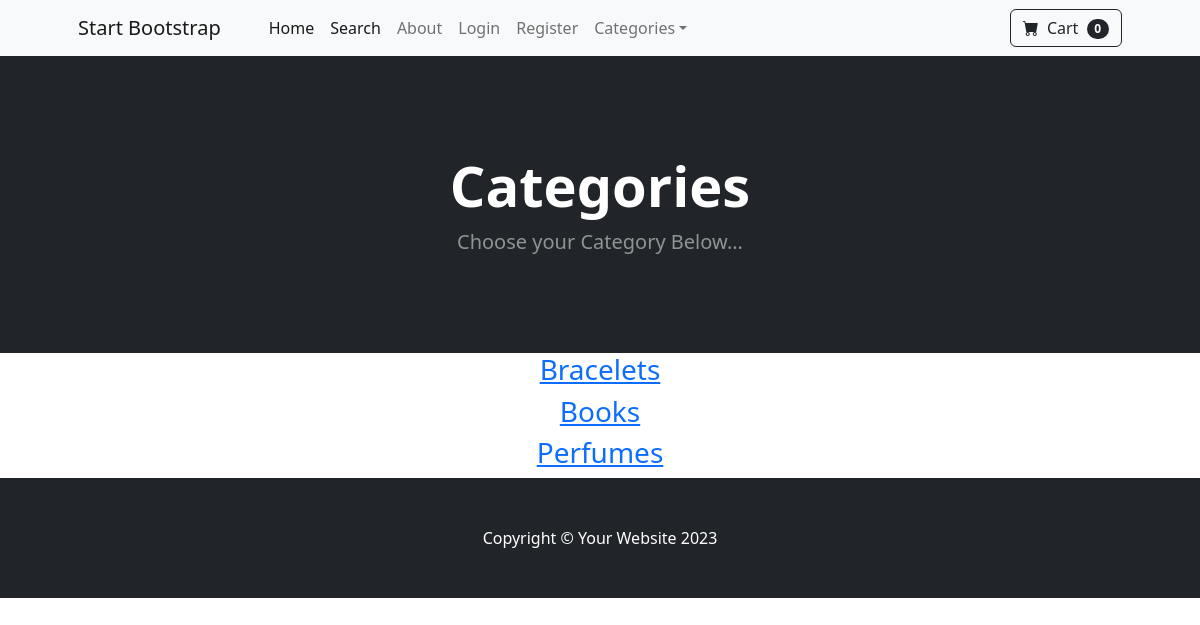
Before: /category_summary/ with the older database file.
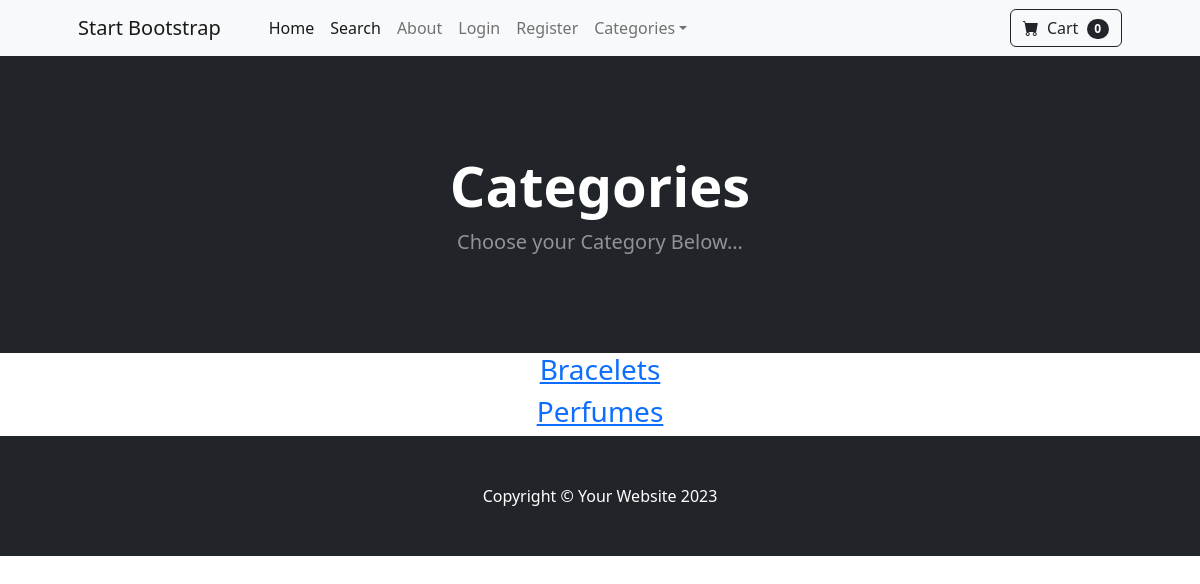
After: the same page with the newer database file.
### store/models.py (models this page shows)
class Category(models.Model):
    name = models.CharField(max_length=50)
    def __str__(self):
        return self.name
    class Meta:
        verbose_name_plural = 'Categories'

### store/views.py (the view)
# urls.py: path("category_summary/", views.category_summary, name = 'category_summary'),
def category_summary(request):
    categories = Category.objects.all()
    return render(request, 'category_summary.html', {'categories': categories})

### cart/cart.py (called while the page is built)
    def __len__(self):
        return len(self.cart)

### cart/context_processors.py (called while the page is built)
def cart(requests):
    return {'cart' : Cart(requests)}

### store/templates/category_summary.html
{% extends 'base.html' %}
{% block content %}
<header class="bg-dark py-5">
            <div class="container px-4 px-lg-5 my-5">
                <div class="text-center text-white">
                    <h1 class="display-4 fw-bolder">Categories</h1>
                    <p class="lead fw-normal text-white-50 mb-0">Choose your Category Below...</p>
                </div>
            </div>
        </header>
        <div class = 'container'>
                <div class="row">
                    <center>
                        <div class="col-8">
                                {% for category in categories %}
                                    <h3><a href="{% url 'category' category %}">{{ category }}</a></h3>
                                {% endfor %}
                        </div>
                    </center>
                </div>
        </div>
{% endblock %}

### store/templates/base.html (shortened to what this page needs)
{% load static %}
<!DOCTYPE html>
<html lang="en">
    <head>
        <link href="https://cdn.jsdelivr.net/npm/bootstrap-icons@1.5.0/font/bootstrap-icons.css" rel="stylesheet" />
        <link href="{% static 'css/styles.css' %}" rel="stylesheet"/>
    </head>
    <body>
        {% include 'navbar.html' %}
        {% block content %}
        {% endblock %}
        <footer class="py-5 bg-dark">
            <div class="container"><p class="m-0 text-center text-white">Copyright &copy; Your Website 2023</p></div>
        </footer>
    </body>
</html>

### store/templates/navbar.html (shortened to what this page needs)
<nav class="navbar navbar-expand-lg navbar-light bg-light">
            <div class="container px-4 px-lg-5">
                <a class="navbar-brand" href="{% url 'home' %}">Start Bootstrap</a>
                <div class="collapse navbar-collapse" id="navbarSupportedContent">
                    <ul class="navbar-nav me-auto mb-2 mb-lg-0 ms-lg-4">
                        <li class="nav-item"><a class="nav-link active" aria-current="page" href="{% url 'home' %}">Home</a></li>
                        <li class="nav-item"><a class="nav-link active" aria-current="page" href="{% url 'search' %}">Search</a></li>
                        <li class="nav-item"><a class="nav-link" href="{% url 'about' %}">About</a></li>
                        {% if user.is_authenticated %}
                            <li class="nav-item dropdown">
                            <a class="nav-link dropdown-toggle" id="navbarDropdown" href="#" role="button" data-bs-toggle="dropdown" aria-expanded="false">Profile</a>
                            <ul class="dropdown-menu" aria-labelledby="navbarDropdown">
                                <li><a class="dropdown-item" href="{% url 'update_user' %}">User Profile</a></li>
                                <li><hr class="dropdown-divider" /></li>
                                <li><a class="dropdown-item" href="{% url 'update_info' %}">User Info</a></li>
                            </ul>
                        </li>
                            <li class="nav-item"><a class="nav-link" href="{% url 'logout' %}">Logout</a></li>
                        {% else %}
                            <li class="nav-item"><a class="nav-link" href="{% url 'login' %}">Login</a></li>
                            <li class="nav-item"><a class="nav-link" href="{% url 'register' %}">Register</a></li>
                        {% endif %}
                        <li class="nav-item dropdown">
                            <a class="nav-link dropdown-toggle" id="navbarDropdown" href="#" role="button" data-bs-toggle="dropdown" aria-expanded="false">Categories</a>
                        </li>
                    </ul>
                    <form class="d-flex">
                        <a class="btn btn-outline-dark" href="{% url 'cart_summary' %}">
                            <i class="bi-cart-fill me-1"></i>
                            Cart
                            <span class="badge bg-dark text-white ms-1 rounded-pill" id = "cart_quantity">{{ cart|length }}</span>
                        </a>
                    </form>
                </div>
            </div>
        </nav>

Changed rows visible on the page:
removed Category: name "Books"
